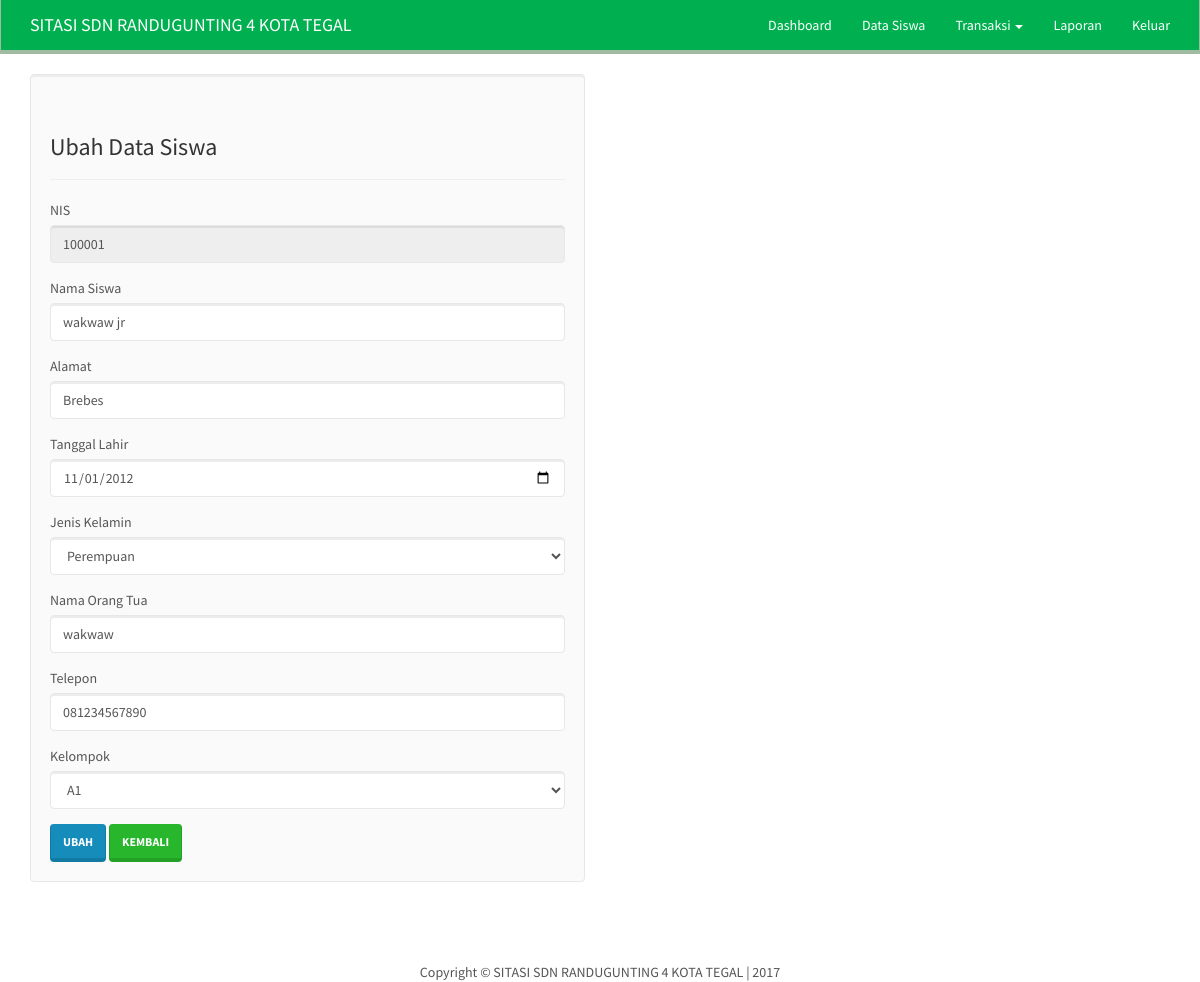
The page /siswa-ubah.php?idsw=1 (signed in) on the database its author committed.
### tables this page shows
CREATE TABLE `siswa` (
  `id_sw` int(11) NOT NULL,
  `nis` varchar(8) NOT NULL,
  `nama` varchar(50) NOT NULL,
  `alamat` varchar(100) NOT NULL,
  `tgl_lahir` date NOT NULL,
  `jenis_kelamin` varchar(10) NOT NULL,
  `nama_ortu` varchar(50) NOT NULL,
  `telepon` varchar(13) NOT NULL,
  `kelompok` varchar(10) NOT NULL,
  `disabled` int(1) NOT NULL,
  `ditmbh_pd` datetime NOT NULL,
  `diupdt_pd` datetime NOT NULL,
  `dihps_pd` datetime NOT NULL
);

### includes/siswa.inc.php (called while the page is built, shortened)
<?php
class Siswa{
	private $conn;
	private $table_name = "siswa";
	public $idsw;
	public function __construct($db){
		$this->conn = $db;
	}
	function readOne(){
		$query = "SELECT * FROM " . $this->table_name . " WHERE id_sw=? LIMIT 0,1";
		$stmt = $this->conn->prepare( $query );
		$stmt->bindParam(1, $this->idsw);
		$stmt->execute();
		$row = $stmt->fetch(PDO::FETCH_ASSOC);
		$this->idsw = $row['id_sw'];
		$this->nissw = $row['nis'];
		$this->nmsw = $row['nama'];
		$this->almtsw = $row['alamat'];
		$this->tglsw = $row['tgl_lahir'];
		$this->jsw = $row['jenis_kelamin'];
		$this->nmotsw = $row['nama_ortu'];
		$this->telsw = $row['telepon'];
		$this->kelsw = $row['kelompok'];
	}
}
?>

### siswa-ubah.php (the view, shortened to what this page needs)
<?php
include_once 'header2.php';
$idsw = isset($_GET['idsw']) ? $_GET['idsw'] : die('ERROR: missing ID.');
include_once 'includes/siswa.inc.php';
$eks = new Siswa($db);
$eks->idsw = $idsw;
$eks->readOne();
?>
        <div class="row">
          <div class="col-xs-12 col-sm-6 col-md-6">
		  <div class="well">
            <div class="page-header">
              <h3>Ubah Data Siswa</h3>
            </div>
                <form method="post">
                  <div class="form-group">
                    <label for="nissw">NIS</label>
                    <input type="text" class="form-control" id="nissw" name="nissw" value="<?php echo $eks->nissw; ?>" readonly="true" required>
                  </div>
                  <div class="form-group">
                    <label for="nmsw">Nama Siswa</label>
                    <input type="text" class="form-control" id="nmsw" name="nmsw" value="<?php echo $eks->nmsw; ?>" required>
                  </div>
                  <div class="form-group">
                    <label for="aptgs">Alamat</label>
                    <input type="text" class="form-control" id="almtsw" name="almtsw" value="<?php echo $eks->almtsw; ?>" required>
                  </div>
                  <div class="form-group">
                    <label for="tglsw">Tanggal Lahir</label>
                    <input type="date" class="form-control" id="tglsw" name="tglsw" value="<?php echo $eks->tglsw; ?>" required>
                  </div>
                  <div class="form-group">
                    <label for="jsw">Jenis Kelamin</label>
                    <select id="jsw" name="jsw" class="form-control">
                    <option value="<?php echo $eks->jsw; ?>"><?php echo $eks->jsw; ?></option>
                    </select>
                  </div>
                  <div class="form-group">
                    <label for="nmotsw">Nama Orang Tua</label>
                    <input type="text" class="form-control" id="nmotsw" name="nmotsw"
                   value="<?php echo $eks->nmotsw; ?>" required>
                  </div>
                  <div class="form-group">
                    <label for="telsw">Telepon</label>
                    <input type="text" class="form-control" id="telsw" name="telsw" value="<?php echo $eks->telsw; ?>" required>
                  </div>
                  <div class="form-group">
                    <label for="kelsw">Kelompok</label>
                    <select id="kelsw" name="kelsw" class="form-control">
                    <option value="<?php echo $eks->kelsw; ?>"><?php echo $eks->kelsw; ?></option>
                    </select>
                  </div>
                  <button type="submit" class="btn btn-primary">Ubah</button>
                  <button type="button" onclick="location.href='siswa.php'" class="btn btn-success">Kembali</button>
                </form>
          </div></div>
          <div class="container"></div><br><br><br>
        <?php
include_once 'footer.php';
?>

### rows shown on the page
siswa: nissw "100001", nmsw "wakwaw jr", almtsw "Brebes", tglsw "11/01/2012", jsw "Perempuan", nmotsw "wakwaw", telsw "081234567890", kelsw "A1"
